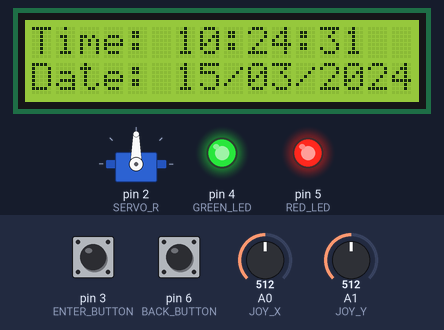
The sketch below on a simulated Arduino Uno, built with avr-gcc and run on an emulated ATmega328P. Parts: 16×2 character LCD, servo, output pins drawn as LEDs (lit = HIGH). Inputs (shaded band) come from the test bench; at power-on: pin 3 (ENTER_BUTTON) HIGH, pin 6 (BACK_BUTTON) HIGH, A0 (JOY_X) = 512, A1 (JOY_Y) = 512. The local clock reads 2024-03-15 10:24:30 at power-on unless the sketch sets it.

Above: at 1.2 s.
1.3 s: pin 3 (ENTER_BUTTON) pulled LOW for 1 s
At 1.58 s:
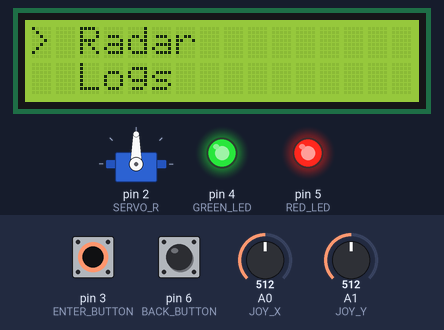
3.8 s: pin 6 (BACK_BUTTON) pulled LOW for 1 s
At 5.8 s:
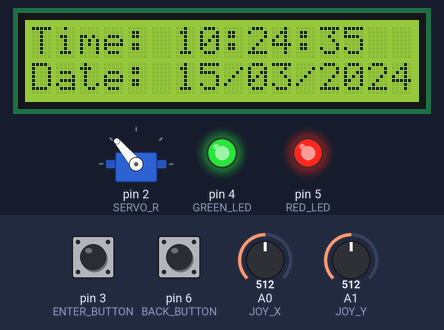
7.8 s: pin 3 (ENTER_BUTTON) pulled LOW for 3.2 s
At 8.07 s:
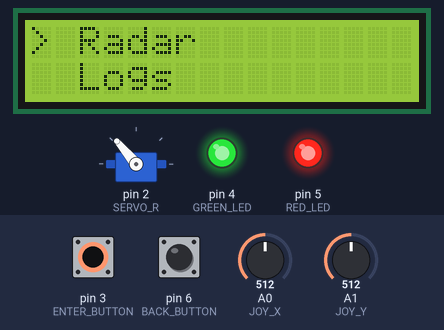
12.5 s: pin 6 (BACK_BUTTON) pulled LOW for 3.2 s
At 13.8 s:
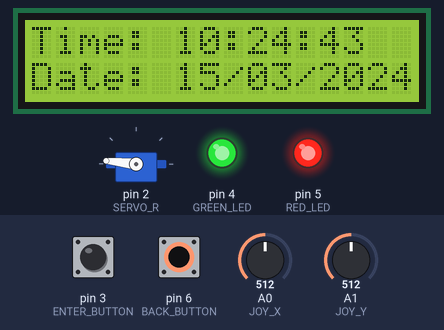
17.5 s: pin 3 (ENTER_BUTTON) pulled LOW for 1 s
At 17.76 s:
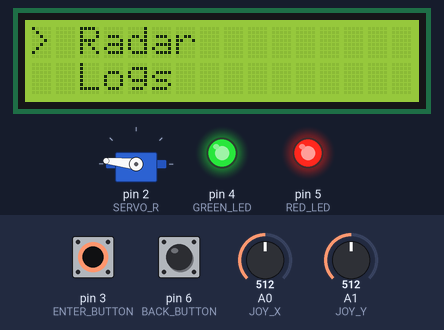
21.5 s: pin 3 (ENTER_BUTTON) driven LOW and pin 6 (BACK_BUTTON) driven LOW
Timing chart, 0 to 25.5 s (numbered marks = the images above; inputs shaded):
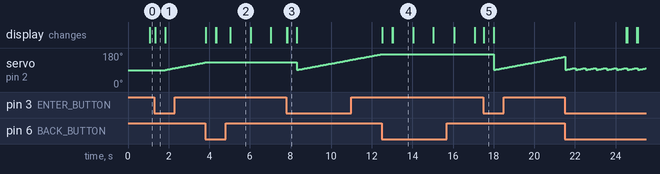

The sketch:

RadarV2.ino
```cpp
// -- LIBRARIES
#include <Wire.h>
#include <LiquidCrystal_I2C.h>
#include <RTClib.h>
#include <Servo.h>

// -- COMPONENTS
#define RED_LED 5
#define GREEN_LED 4
#define SERVO_R 2
#define BACK_BUTTON 6
#define ENTER_BUTTON 3
#define JOY_X A0
#define JOY_Y A1
#define DEADZONE 80

// -- CLASSES
LiquidCrystal_I2C lcd(0x27, 16, 2);
RTC_DS3231 rtc;
Servo Servo1;

// -- MENU OPTIONS
const uint8_t numOptions = 5;
const char* menu[numOptions] = {
  "Radar",
  "Logs",
  "Manual Op",
  "Time Settings",
  "Alarm"
};

// -- DEBOUNCE CONTROL
const uint32_t debounceDelay = 500;
uint16_t lastDebounceBack = 0;
uint16_t lastDebounceEnter = 0;

// -- JOYSTICK VARIABLES
int16_t joyX;
int16_t joyY;
int8_t joyDirY = 0;    // -1, 0, +1
int8_t lastJoyDirY = 0;
int8_t joyDirX = 0;    // -1, 0, +1
int8_t lastJoyDirX = 0;

// -- MENU VARIABLES
int menuLevel = 0;
int currentOption = 0;

// -- SERVO MOTION
uint8_t servoPos = 90;
int8_t servoDir = 1;
bool servoStopped = false;

// SETUP
void setup() {
  Serial.begin(9600);
  // -- lcd set up
  lcd.init();
  lcd.backlight();

  // -- rtc set up
  if(rtc.begin() == false)
  {
    lcd.print(F("Error RTC"));
    while(1);
  }
  //rtc.adjust(DateTime(F(__DATE__), F(__TIME__)));

  // -- leds set up
  pinMode(GREEN_LED, OUTPUT);
  pinMode(RED_LED, OUTPUT);
  digitalWrite(GREEN_LED, HIGH);
  digitalWrite(RED_LED, HIGH);

  // -- Servo set up
  Servo1.attach(SERVO_R);
  Servo1.write(servoPos);

  // -- Digital outputs
  pinMode(ENTER_BUTTON, INPUT_PULLUP);
  pinMode(BACK_BUTTON, INPUT_PULLUP);
}

// -- LOOP
void loop() {
  // -- Joystick settings
  joyX = analogRead(JOY_X) - 512;
  joyY = (analogRead(JOY_Y) - 512)*(-1);

  // -- X-axis Joystick centering and position states
  if(abs(joyX) < DEADZONE) joyX = 0;
  if(joyX > 0)       joyDirX = 1;
  else if(joyX < 0)  joyDirX = -1;
  else               joyDirX = 0;

  // -- Y-axis Joystick dentering and states
  if(abs(joyY) < DEADZONE) joyY = 0;
  if(joyY > 0)       joyDirY = 1;
  else if(joyY < 0)  joyDirY = -1;
  else               joyDirY = 0;

  // -- LCD navigation
  switch(menuLevel)
  { // -- Time and date
    case 0:
    {
      // -- Display time
      DateTime now = rtc.now();
      lcd.setCursor(0, 0);
      lcd.print(F("Time: "));
      if (now.hour() < 10) lcd.print(F("0"));
      lcd.print(now.hour());
      lcd.print(F(":"));
      if (now.minute() < 10) lcd.print(F("0"));
      lcd.print(now.minute());
      lcd.print(F(":"));
      if (now.second() < 10) lcd.print(F("0"));
      lcd.print(now.second());
      lcd.print(F("   "));

      // -- Display date
      lcd.setCursor(0, 1);
      lcd.print(F("Date: "));
      if (now.day() < 10) lcd.print(F("0"));
      lcd.print(now.day());
      lcd.print(F("/"));
      if (now.month() < 10) lcd.print(F("0"));
      lcd.print(now.month());
      lcd.print(F("/"));
      if (now.year() < 10) lcd.print(F("0"));
      lcd.print(now.year());
      lcd.print(F("   "));

      // -- Access menu
      if(digitalRead(ENTER_BUTTON) == LOW && millis() - lastDebounceEnter > debounceDelay)
      {
        lastDebounceEnter = millis();
        menuLevel = 1;
        lcd.clear();
      }
      break;
    } // Case 0 end

    // -- Menu navigation
    case 1:
    {
      int upper = currentOption;
      int lower = (currentOption + 1) % numOptions;
      lcd.setCursor(0, 0);
      lcd.print(F("> "));
      lcd.print(menu[upper]);
      lcd.setCursor(0, 1);
      lcd.print(F("  "));
      lcd.print(menu[lower]);

      // -- Joystick navigation control
      // Down
      if(joyDirY == -1 && lastJoyDirY == 0){
        currentOption++;
        if(currentOption >= numOptions) currentOption = 0;
        lcd.clear();
      }

      // Up
      if(joyDirY == 1 && lastJoyDirY == 0){
        lcd.clear();
        currentOption--;
        if(currentOption < 0) currentOption = numOptions - 1;
      }

      // -- Enter Button
      if(digitalRead(ENTER_BUTTON) == LOW && millis() - lastDebounceEnter > debounceDelay)
      {
        lcd.clear();
        lastDebounceEnter = millis();
        menuLevel = currentOption + 2;
      }

      // -- Back to home screen
      if(digitalRead(BACK_BUTTON) == LOW && millis() - lastDebounceBack > debounceDelay)
      {
        lcd.clear();
        lastDebounceBack = millis();
        menuLevel = 0;
        currentOption = 0;
      }
      break;
    } // Case 1 end

    // -- Radar Monitoring
    case 2:
    {
      servoMotion();

      if(digitalRead(BACK_BUTTON) == LOW && millis() - lastDebounceBack > debounceDelay)
      {
        lcd.clear();
        lastDebounceBack = millis();
        menuLevel = 1;
        servoPos = 90;
        currentOption = 0;
      }
      break;
    } // Case 2 end

    // -- Radar detections
    case 3:
    {
      lcd.setCursor(0, 0);
      lcd.print(F("Hola gonorrea"));

      // -- Back button
      if(digitalRead(BACK_BUTTON) == LOW && millis() - lastDebounceBack > debounceDelay)
      {
        lcd.clear();
        lastDebounceBack = millis();
        menuLevel = 1;
        servoPos = 90;
        currentOption = 0;
      }
      break;
    } // Case 3 end

    // -- Manual radar operation
    case 4:
    {
      static unsigned long lastManualMove = 0;
      int absJoy = abs(joyX);

      // -- Threshold
      if (absJoy > 100)
      {
        // -- Velocity increment
        int interval = map(constrain(absJoy, 100, 512), 80, 512, 80, 3);

        // -- Not blocking Timer
        if (millis() - lastManualMove >= (unsigned long)interval)
        {
          lastManualMove = millis();
          if (joyX > 100 && servoPos < 180)
          {
            servoPos++;
          }
          else if (joyX < -100 && servoPos > 0)
          {
            servoPos--;
          }
          Servo1.write(servoPos);
        }
      }

      // -- Display info
      lcd.setCursor(0, 0);
      lcd.print(F("Angle: "));
      lcd.print(servoPos);
      lcd.print(F("      "));

      // -- Back button
      if(digitalRead(BACK_BUTTON) == LOW && millis() - lastDebounceBack > debounceDelay)
      {
        lcd.clear();
        lastDebounceBack = millis();
        menuLevel = 1;
        servoPos = 90;
        currentOption = 0;
        Servo1.write(servoPos);
      }
      break;
    }

    // -- Time Setting
    case 5:
    {
      lcd.setCursor(0, 0);
      lcd.print("Hola puto");

            // -- Back button
      if(digitalRead(BACK_BUTTON) == LOW && millis() - lastDebounceBack > debounceDelay)
      {
        lcd.clear();
        lastDebounceBack = millis();
        menuLevel = 1;
        currentOption = 0;
      }
      break;
    }

    // -- Alarm
    case 6:
    {
      lcd.setCursor(0, 0);
      lcd.print("Hola putisimo");

            // -- Back button
      if(digitalRead(BACK_BUTTON) == LOW && millis() - lastDebounceBack > debounceDelay)
      {
        lcd.clear();
        lastDebounceBack = millis();
        menuLevel = 1;
        currentOption = 0;
      }
      break;
    }
  } // Switch end
  lastJoyDirY = joyDirY;
}

// -- COMPONENTES FUNCTIONS
// -- Servo motion
void servoMotion()
{
  static unsigned long lastMove = 0;
  if(millis() - lastMove >= 50)
  {
    lastMove = millis();
    servoPos += servoDir;
    if(servoPos >= 180) servoDir = -1;
    if(servoPos <= 0) servoDir = 1;
    Servo1.write(servoPos);
  }
}
```

Measured:
- after the input at 1.3 s, servo on pin 2 (SERVO_R): moves from 90° to 130° over 2.0 s, starting after 0.53 s; the display: changes at once (image 1)
- after the input at 3.8 s, servo on pin 2 (SERVO_R): stays 130° (without the input it goes to 131° after 0.03 s); the display: first changes at once (image 2 shows a later state)
- after the input at 7.8 s, the display: first changes at once (image 3 shows a later state)
- after the input at 12.5 s, servo on pin 2 (SERVO_R): stays 174° (without the input it goes to 175° after 0.02 s); the display: first changes at once (image 4 shows a later state)
- after the input at 17.5 s, the display: first changes at once (image 5 shows a later state)
- what the display in image 1 shows lasts 0.5 s, from 1.3 s to 1.8 s
- what the display in image 2 shows lasts 1.0 s, from 5.0 s to 6.0 s
